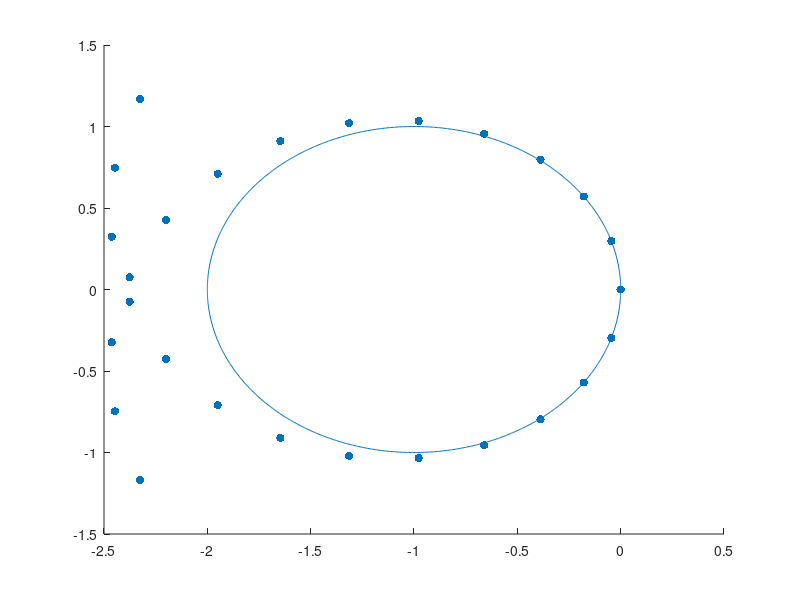

Reproduce this figure in MATLAB.
m = 50;
h = 1.0/m;
mu = 2.4;
k = mu * h;
A = (-1.5*mu + 0.5*mu*mu) * eye(m);
A(2:m,1:m-1) = A(2:m,1:m-1) + (2*mu - mu*mu) * eye(m-1);
A(3:m,1:m-2) = A(3:m,1:m-2) + (-0.5*mu + 0.5*mu*mu) * eye(m-2);
A(1,m) = 2*mu - mu*mu;
A(1,m-1) = -0.5*mu + 0.5*mu*mu;
A(2,m) = -0.5*mu + 0.5*mu*mu;
lambda = eig(A);
scatter(real(lambda), imag(lambda), 'filled');
hold on
plot(cos(0:2*pi/1000:2*pi)-1, sin(0:2*pi/1000:2*pi));
xlim([-2.5,0.5]);
ylim([-1.5,1.5]);
set(gcf,'Units','centimeters','Position',[6 6 12 12]);
saveas(gcf, 'figures/ex_12_82_mu=2.4.eps');
